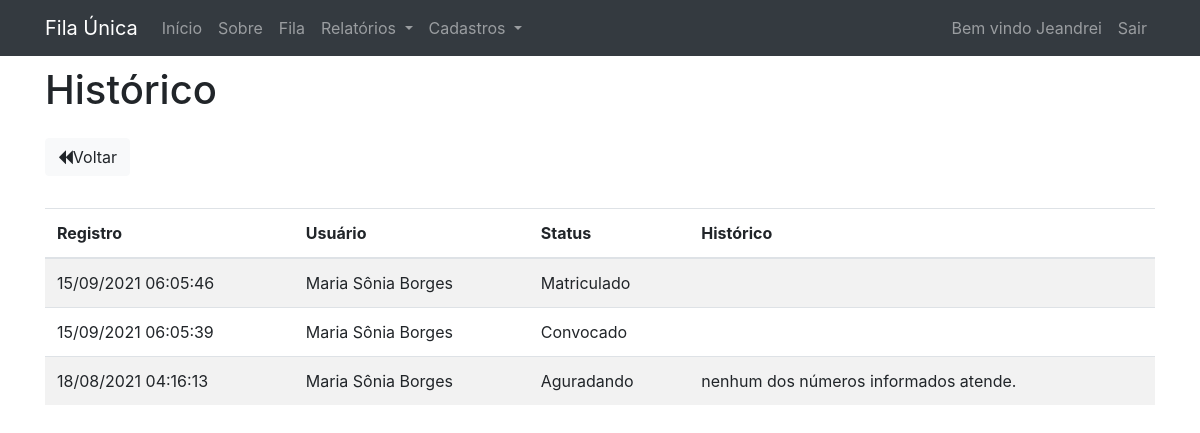
The page /admins/historico/2 (signed in) on the database its author committed.
### tables this page shows
CREATE TABLE `historico_id_fila` (
  `id` int(11) NOT NULL,
  `fila_id` int(11) NOT NULL,
  `registro` timestamp NOT NULL DEFAULT CURRENT_TIMESTAMP,
  `usuario` varchar(255) DEFAULT NULL,  
  `situacao_id` int(11),
  `historico` varchar(255) NOT NULL
);

CREATE TABLE `situacao` (
  `id` int(11) NOT NULL,
  `descricao` varchar(255) NOT NULL,
  `cor` varchar(30) NOT NULL,
  `ativonafila` int(1) DEFAULT 0
);

### app/libraries/Core.php (called while the page is built, shortened)
<?php
 Class Core {
     protected $currentMethod = 'index';
     public function __construct(){
         $url = $this->getUrl();
         if(file_exists('../app/controllers/' . ucwords($url[0]). '.php')){
            unset($url[0]);
         }
         $this->currentController = new $this->currentController;
         if(isset($url[1])){
           if(method_exists($this->currentController, $url[1])){
             $this->currentMethod = $url[1];
             unset($url[1]);
           }
         }
         $this->params = $url ? array_values($url) :[];
         call_user_func_array([$this->currentController, $this->currentMethod], $this->params);
     }
     public function getUrl(){
        if(isset($_GET['url'])){
          $url = rtrim($_GET['url'], '/');
          $url = filter_var($url, FILTER_SANITIZE_URL);
          $url = explode('/', $url);
          return $url;
        }
     }
 }

### public/index.php (called while the page is built, shortened)
<?php
     $init = new Core;

### app/libraries/Database.php (called while the page is built, shortened)
<?php
 class Database {
    protected $user = DB_USER;
    protected $pass = DB_PASS;
    protected $dbh;
    protected $stmt;
    public function __construct() {
        $options = array(
            PDO::ATTR_PERSISTENT => true,
            PDO::ATTR_ERRMODE => PDO::ERRMODE_EXCEPTION
        );
        try{
            $this->dbh = new PDO($this->$dsn, $this->user, $this->pass, $options);
            $this->dbh->exec('SET NAMES "utf8"');
        } catch(PDOException $e){
            $this->error = $e->getMessage();
            echo $this->error;
        }
    }
    public function query($sql) {
        $this->stmt = $this->dbh->prepare($sql);
    }
     public function bind($param, $value, $type = null) {
        if(is_null($type)){
            switch(true){
                default;
                    $type = PDO::PARAM_STR;
            }
        }
        $this->stmt->bindValue($param, $value, $type);
    }
    public function execute(){
        return $this->stmt->execute();
    }
    public function resultSet(){
        $this->execute();
        return $this->stmt->fetchAll(PDO::FETCH_OBJ);
    }
    public function single(){
        $this->execute();
        return $this->stmt->fetch(PDO::FETCH_OBJ);
    }
}

### app/models/Admin.php (called while the page is built, shortened)
<?php
    class Admin extends Pagination{
        private $db;
        public function __construct(){
            $this->db = new Database;
        }
        public function getHistoricoById($id) {
            $this->db->query("SELECT * FROM historico_id_fila WHERE fila_id = :fila_id ORDER BY registro DESC");
            $this->db->bind(':fila_id',$id);
            $result = $this->db->resultSet();
            if($result >0)
            {
                foreach ($result as $row)
                {
                $data[] = array(
                        'fila_id' => $row->fila_id,
                        'situacao_id' => $row->situacao_id,
                        'historico' => $row->historico,
                        'id' => $row->id,
                        'registro' => date('d/m/Y h:i:s', strtotime($row->registro)),
                        'usuario' => $row->usuario
                    );
                }
                return $data;
            }
            else
            {
                return false;
            }
        }
}

### app/models/Situacao.php (called while the page is built, shortened)
<?php
    class Situacao {
        private $db;
        public function __construct(){
            $this->db = new Database;
        }
        public function getDescricaoSituacaoById($id) {
            $this->db->query("SELECT * FROM situacao WHERE id = :id");
            $this->db->bind(':id',$id);
            $situacao =$this->db->single();
            if(!empty($situacao->id)){
                return $situacao->descricao;
            }
            else{
                return false;
            }
        }
    }
?>

### app/views/admins/historico.php (the view, shortened to what this page needs)
<?php require APPROOT . '/views/inc/header.php'; ?>
<h1>Histórico</h1>
<a href="<?php echo URLROOT; ?>/admins" class="btn btn-light mt-3" style="margin:2em 0;"><i class="fa fa-backward"></i>Voltar</a>
<br>
<table class="table table-striped">
  <thead>
    <tr>
      <th scope="col">Registro</th>
      <th scope="col">Usuário</th>
      <th scope="col">Status</th>
      <th scope="col">Histórico</th>
    </tr>
  </thead>
  <tbody>
    <?php foreach ($data as $registro): ?>
        <tr>
            <td><?php echo $registro['registro']; ?></td>
            <td><?php echo $registro['usuario']; ?></td>
            <td><?php echo $this->situacaoModel->getDescricaoSituacaoById($registro['situacao_id']); ?></td>
            <td><?php echo $registro['historico']; ?></td>
        </tr>
    <?php endforeach; ?>
  </tbody>
</table>
<?php require APPROOT . '/views/inc/footer.php'; ?>

### rows shown on the page
historico_id_fila: registro "15/09/2021 06:05:46", usuario "Maria Sônia Borges", situacao.descricao "Matriculado"
historico_id_fila: registro "15/09/2021 06:05:39", usuario "Maria Sônia Borges", situacao.descricao "Convocado"
historico_id_fila: registro "18/08/2021 04:16:13", usuario "Maria Sônia Borges", situacao.descricao "Aguradando", historico "nenhum dos números informados atende."

### other values the page prints
SITENAME "Fila Única"
$_SESSION[DB_NAME . '_user_name'] "Jeandrei"
